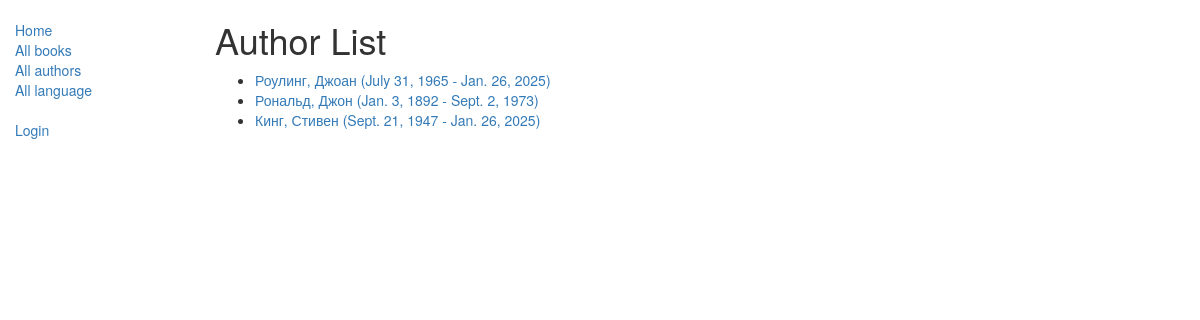
Screenshot of /catalog/authors/ with the database file from the repository.
### catalog/models.py (models this page shows)
class Author(models.Model):
    first_name = models.CharField(max_length=100)
    last_name = models.CharField(max_length=100)
    date_of_birth = models.DateField(null=True, blank=True)
    date_of_death = models.DateField('Died', null=True, blank=True)
    def get_absolute_url(self):
        return reverse('author-detail', args=[str(self.id)])
    def __str__(self):
        return '%s, %s' % (self.last_name, self.first_name)

### catalog/views.py (the view)
# urls.py: path('authors/', views.AuthorListView.as_view(), name='authors'),
class AuthorListView(generic.ListView):
    model = Author
    paginate_by = 10

### catalog/templates/catalog/author_list.html
{% extends "base_generic.html" %}
{% block content %}
<h1>Author List</h1>
{% if author_list %}
  <ul>
  {% for author in author_list %}
    <li>
      <a href="{{ author.get_absolute_url }}">
      {{ author }} ({{author.date_of_birth}} - {% if author.date_of_death %}{{author.date_of_death}}{% endif %})
      </a>
    </li>
  {% endfor %}
 </ul>
{% else %}
  <p>There are no authors available.</p>
{% endif %}
{% endblock %}

### rows the page displays
Author: last_name+first_name "Роулинг, Джоан", date_of_birth "July 31, 1965", date_of_death "Jan. 26, 2025"
Author: last_name+first_name "Рональд, Джон", date_of_birth "Jan. 3, 1892", date_of_death "Sept. 2, 1973"
Author: last_name+first_name "Кинг, Стивен", date_of_birth "Sept. 21, 1947", date_of_death "Jan. 26, 2025"
